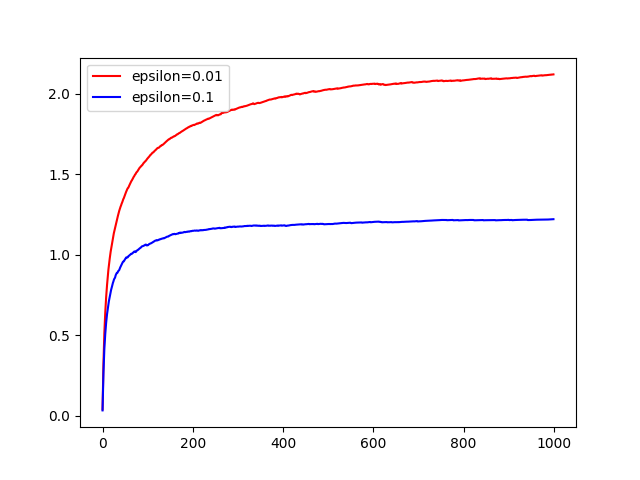

Recreate this plot in Python.
import numpy as np
import matplotlib.pyplot as plt
from random import random

def get_agent_and_env(mean, std, size: tuple, steps_num, starting_reward=0):
    rows, cols = size
    Q_values = np.ones(size) * starting_reward
    rng = np.random.default_rng()

    q_values = rng.normal(loc=mean, scale=std, size=size)
    Rewards = rng.normal(loc=q_values, scale=std, size=size)

    actions = np.arange(size[0])
    num_of_action = np.zeros(size) # count each action chosen

    t_steps = [j for j in range(steps_num)]
    return Q_values, q_values, Rewards, actions, num_of_action, t_steps

def make_choices(epsilon, steps_num, runs):
    random_choice = [random() for i in range(runs)]
    random_choice = np.asarray(random_choice)

    exploration_steps = np.where(random_choice >= (1 - epsilon))
    exploatation_steps = np.where(random_choice < (1 - epsilon))
    return exploration_steps[0], exploatation_steps[0]

def be_greedy(Q_vals, Rewards, exploatation_steps, num_of_action):
    max_Q_value_idx = np.argmax(Q_vals[:, exploatation_steps], axis=0)
    max_Q_value = np.zeros((rows, runs))
    for idx, given_run in enumerate(exploatation_steps):
        action_idx = max_Q_value_idx[idx]
        # max_Q_value[action_idx, given_run] = Rewards[action_idx, given_run]
        num_of_action[action_idx, given_run] += 1
        update = Rewards[action_idx, given_run] / num_of_action[action_idx, given_run]
        Q_vals[action_idx, given_run] += update
    return Q_vals, num_of_action

def explore(Q_vals, Rewards, exploration_steps, exploration_len, rows, runs, num_of_action):
    rng = np.random.default_rng()
    # choose random actions for given runs
    rnd_size = exploration_len # equal to len(exploration_steps)
    rnd_Q_value_idx = np.random.randint(rows, size=rnd_size) # indices of given
                                                # action for given run
    rnd_Q_value = np.zeros((rows, runs))
    # print('rnd_size', rnd_size)
    # print(rnd_Q_value_idx)

    # choose given actions and receive rewards
    for idx, given_run in enumerate(exploration_steps):
        action_idx = rnd_Q_value_idx[idx]
        # rnd_Q_value[action_idx, given_run] = Rewards[action_idx, given_run]
        num_of_action[action_idx, given_run] += 1
        update = Rewards[action_idx, given_run] / num_of_action[action_idx, given_run]
        Q_vals[action_idx, given_run] += update
    # print(rnd_Q_value)
    return Q_vals, num_of_action

rows = 10 # number of actions
runs = 1000 # number of runs
mean = 0
variance = 1
std = np.sqrt(variance)
size = (rows, runs)

steps_num = 1000
epsilon = 0.01 # probability of choosing random action

# create env and agent
Q_values, q_values, Rewards, actions, num_of_action, t_steps = get_agent_and_env(
                                                        mean, std, size, steps_num)

means_to_plot = np.zeros(steps_num)
step = 1
while step <= steps_num:
    # make choices whether to explore or to exploatate in a given run
    exploration_steps, exploatation_steps = make_choices(epsilon, steps_num, runs)
    exploatation_len = len(exploatation_steps)
    exploration_len = len(exploration_steps)

    if exploration_len != 0:
        Q_values, num_of_action = explore(Q_values, Rewards,
                exploration_steps, exploration_len, rows, runs, num_of_action)
    if exploatation_len != 0:
        Q_values, num_of_action = be_greedy(Q_values,
                                    Rewards, exploatation_steps, num_of_action)


    maximal_Q_values_idx = np.argmax(Q_values, axis=0)
    averages = np.mean(Q_values[maximal_Q_values_idx, :])
    means_to_plot[step-1] = averages
    step += 1



epsilon2 = 0.1 # probability of choosing random action
# create env and agent
Q_values, q_values, Rewards, actions, num_of_action, t_steps = get_agent_and_env(
                                                        mean, std, size, steps_num)
means_to_plot2 = np.zeros(steps_num)
step = 1
while step <= steps_num:
    # make choices whether to explore or to exploatate in a given run
    exploration_steps, exploatation_steps = make_choices(epsilon2, steps_num, runs)
    exploatation_len = len(exploatation_steps)
    exploration_len = len(exploration_steps)

    if exploration_len != 0:
        Q_values, num_of_action = explore(Q_values, Rewards,
                exploration_steps, exploration_len, rows, runs, num_of_action)
    if exploatation_len != 0:
        Q_values, num_of_action = be_greedy(Q_values,
                                    Rewards, exploatation_steps, num_of_action)


    maximal_Q_values_idx = np.argmax(Q_values, axis=0)
    averages = np.mean(Q_values[maximal_Q_values_idx, :])
    means_to_plot2[step-1] = averages
    step += 1


# plot average maximal values of Q_value
plt.figure()
plt.plot(range(steps_num), means_to_plot, 'r', label=f'epsilon={epsilon}')
plt.plot(range(steps_num), means_to_plot2, 'b', label=f'epsilon={epsilon2}')
plt.legend()
plt.show()
